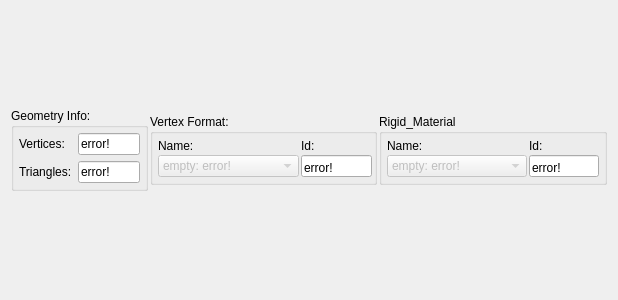
<?xml version="1.0" encoding="UTF-8"?>
<ui version="4.0">
 <class>QGroupProperties</class>
 <widget class="QWidget" name="QGroupProperties">
  <property name="geometry">
   <rect>
    <x>0</x>
    <y>0</y>
    <width>618</width>
    <height>300</height>
   </rect>
  </property>
  <property name="windowTitle">
   <string>QMaterialEditorWidget</string>
  </property>
  <layout class="QHBoxLayout" name="horizontalLayout_3">
   <item>
    <layout class="QHBoxLayout" name="horizontalLayout_2">
     <property name="spacing">
      <number>2</number>
     </property>
     <item>
      <widget class="QGroupBox" name="groupBox_GeometryInfo">
       <property name="sizePolicy">
        <sizepolicy hsizetype="Expanding" vsizetype="Fixed">
         <horstretch>6</horstretch>
         <verstretch>0</verstretch>
        </sizepolicy>
       </property>
       <property name="title">
        <string>Geometry Info:</string>
       </property>
       <layout class="QVBoxLayout" name="verticalLayout">
        <property name="spacing">
         <number>2</number>
        </property>
        <property name="leftMargin">
         <number>2</number>
        </property>
        <property name="topMargin">
         <number>2</number>
        </property>
        <property name="rightMargin">
         <number>2</number>
        </property>
        <property name="bottomMargin">
         <number>2</number>
        </property>
        <item>
         <layout class="QGridLayout" name="gridLayout_GeomtryInfo">
          <property name="leftMargin">
           <number>3</number>
          </property>
          <property name="topMargin">
           <number>3</number>
          </property>
          <property name="rightMargin">
           <number>3</number>
          </property>
          <property name="bottomMargin">
           <number>3</number>
          </property>
          <item row="1" column="0">
           <widget class="QLabel" name="label_TriangleCount">
            <property name="text">
             <string>Triangles:</string>
            </property>
           </widget>
          </item>
          <item row="0" column="0">
           <widget class="QLabel" name="label_VertexCount">
            <property name="sizePolicy">
             <sizepolicy hsizetype="Fixed" vsizetype="Preferred">
              <horstretch>1</horstretch>
              <verstretch>0</verstretch>
             </sizepolicy>
            </property>
            <property name="text">
             <string>Vertices: </string>
            </property>
           </widget>
          </item>
          <item row="0" column="1">
           <widget class="QLineEdit" name="lineEdit_VertexCount">
            <property name="enabled">
             <bool>true</bool>
            </property>
            <property name="sizePolicy">
             <sizepolicy hsizetype="Ignored" vsizetype="Fixed">
              <horstretch>1</horstretch>
              <verstretch>0</verstretch>
             </sizepolicy>
            </property>
            <property name="text">
             <string>error!</string>
            </property>
            <property name="readOnly">
             <bool>true</bool>
            </property>
           </widget>
          </item>
          <item row="1" column="1">
           <widget class="QLineEdit" name="lineEdit_TriangleCount">
            <property name="enabled">
             <bool>true</bool>
            </property>
            <property name="sizePolicy">
             <sizepolicy hsizetype="Ignored" vsizetype="Fixed">
              <horstretch>1</horstretch>
              <verstretch>0</verstretch>
             </sizepolicy>
            </property>
            <property name="text">
             <string>error!</string>
            </property>
            <property name="readOnly">
             <bool>true</bool>
            </property>
           </widget>
          </item>
         </layout>
        </item>
       </layout>
      </widget>
     </item>
     <item>
      <widget class="QGroupBox" name="groupBox_VertexFormat">
       <property name="sizePolicy">
        <sizepolicy hsizetype="Expanding" vsizetype="Fixed">
         <horstretch>10</horstretch>
         <verstretch>0</verstretch>
        </sizepolicy>
       </property>
       <property name="title">
        <string>Vertex Format:</string>
       </property>
       <layout class="QVBoxLayout" name="verticalLayout_3">
        <property name="spacing">
         <number>2</number>
        </property>
        <property name="leftMargin">
         <number>2</number>
        </property>
        <property name="topMargin">
         <number>2</number>
        </property>
        <property name="rightMargin">
         <number>2</number>
        </property>
        <property name="bottomMargin">
         <number>2</number>
        </property>
        <item>
         <layout class="QGridLayout" name="gridLayout_RigidMaterial_2">
          <property name="leftMargin">
           <number>3</number>
          </property>
          <property name="topMargin">
           <number>3</number>
          </property>
          <property name="bottomMargin">
           <number>3</number>
          </property>
          <property name="spacing">
           <number>2</number>
          </property>
          <item row="1" column="1">
           <widget class="QLineEdit" name="lineEdit_VertexFormatId">
            <property name="enabled">
             <bool>true</bool>
            </property>
            <property name="sizePolicy">
             <sizepolicy hsizetype="Ignored" vsizetype="Fixed">
              <horstretch>2</horstretch>
              <verstretch>0</verstretch>
             </sizepolicy>
            </property>
            <property name="text">
             <string>error!</string>
            </property>
            <property name="alignment">
             <set>Qt::AlignBottom|Qt::AlignLeading|Qt::AlignLeft</set>
            </property>
            <property name="readOnly">
             <bool>true</bool>
            </property>
           </widget>
          </item>
          <item row="1" column="0">
           <widget class="QComboBox" name="comboBox_VertexFormat_Name">
            <property name="enabled">
             <bool>false</bool>
            </property>
            <property name="sizePolicy">
             <sizepolicy hsizetype="Ignored" vsizetype="Fixed">
              <horstretch>4</horstretch>
              <verstretch>0</verstretch>
             </sizepolicy>
            </property>
            <item>
             <property name="text">
              <string>empty: error!</string>
             </property>
            </item>
           </widget>
          </item>
          <item row="0" column="1">
           <widget class="QLabel" name="label_6">
            <property name="sizePolicy">
             <sizepolicy hsizetype="Preferred" vsizetype="Fixed">
              <horstretch>0</horstretch>
              <verstretch>0</verstretch>
             </sizepolicy>
            </property>
            <property name="text">
             <string>Id:</string>
            </property>
            <property name="alignment">
             <set>Qt::AlignBottom|Qt::AlignLeading|Qt::AlignLeft</set>
            </property>
           </widget>
          </item>
          <item row="0" column="0">
           <widget class="QLabel" name="label_5">
            <property name="sizePolicy">
             <sizepolicy hsizetype="Preferred" vsizetype="Fixed">
              <horstretch>0</horstretch>
              <verstretch>0</verstretch>
             </sizepolicy>
            </property>
            <property name="text">
             <string>Name:</string>
            </property>
            <property name="alignment">
             <set>Qt::AlignBottom|Qt::AlignLeading|Qt::AlignLeft</set>
            </property>
           </widget>
          </item>
         </layout>
        </item>
       </layout>
      </widget>
     </item>
     <item>
      <widget class="QGroupBox" name="groupBox_RigidMaterial">
       <property name="sizePolicy">
        <sizepolicy hsizetype="Expanding" vsizetype="Fixed">
         <horstretch>10</horstretch>
         <verstretch>0</verstretch>
        </sizepolicy>
       </property>
       <property name="title">
        <string>Rigid_Material</string>
       </property>
       <layout class="QVBoxLayout" name="verticalLayout_2">
        <property name="spacing">
         <number>2</number>
        </property>
        <property name="leftMargin">
         <number>2</number>
        </property>
        <property name="topMargin">
         <number>2</number>
        </property>
        <property name="rightMargin">
         <number>2</number>
        </property>
        <property name="bottomMargin">
         <number>2</number>
        </property>
        <item>
         <layout class="QGridLayout" name="gridLayout_RigidMaterial">
          <property name="leftMargin">
           <number>3</number>
          </property>
          <property name="topMargin">
           <number>3</number>
          </property>
          <property name="rightMargin">
           <number>3</number>
          </property>
          <property name="bottomMargin">
           <number>3</number>
          </property>
          <property name="spacing">
           <number>2</number>
          </property>
          <item row="1" column="1">
           <widget class="QLineEdit" name="lineEdit_RigidMaterial_Id">
            <property name="enabled">
             <bool>true</bool>
            </property>
            <property name="sizePolicy">
             <sizepolicy hsizetype="Ignored" vsizetype="Fixed">
              <horstretch>2</horstretch>
              <verstretch>0</verstretch>
             </sizepolicy>
            </property>
            <property name="text">
             <string>error!</string>
            </property>
            <property name="alignment">
             <set>Qt::AlignBottom|Qt::AlignLeading|Qt::AlignLeft</set>
            </property>
            <property name="readOnly">
             <bool>true</bool>
            </property>
           </widget>
          </item>
          <item row="1" column="0">
           <widget class="QComboBox" name="comboBox_RigidMaterial_Name">
            <property name="enabled">
             <bool>false</bool>
            </property>
            <property name="sizePolicy">
             <sizepolicy hsizetype="Ignored" vsizetype="Fixed">
              <horstretch>4</horstretch>
              <verstretch>0</verstretch>
             </sizepolicy>
            </property>
            <property name="maxVisibleItems">
             <number>1</number>
            </property>
            <item>
             <property name="text">
              <string>empty: error!</string>
             </property>
            </item>
           </widget>
          </item>
          <item row="0" column="0">
           <widget class="QLabel" name="label_3">
            <property name="sizePolicy">
             <sizepolicy hsizetype="Preferred" vsizetype="Fixed">
              <horstretch>0</horstretch>
              <verstretch>0</verstretch>
             </sizepolicy>
            </property>
            <property name="text">
             <string>Name:</string>
            </property>
            <property name="alignment">
             <set>Qt::AlignBottom|Qt::AlignLeading|Qt::AlignLeft</set>
            </property>
           </widget>
          </item>
          <item row="0" column="1">
           <widget class="QLabel" name="label_4">
            <property name="sizePolicy">
             <sizepolicy hsizetype="Preferred" vsizetype="Fixed">
              <horstretch>0</horstretch>
              <verstretch>0</verstretch>
             </sizepolicy>
            </property>
            <property name="text">
             <string>Id:</string>
            </property>
            <property name="alignment">
             <set>Qt::AlignBottom|Qt::AlignLeading|Qt::AlignLeft</set>
            </property>
           </widget>
          </item>
         </layout>
        </item>
       </layout>
      </widget>
     </item>
    </layout>
   </item>
  </layout>
 </widget>
 <layoutdefault spacing="6" margin="11"/>
 <resources/>
 <connections/>
</ui>
